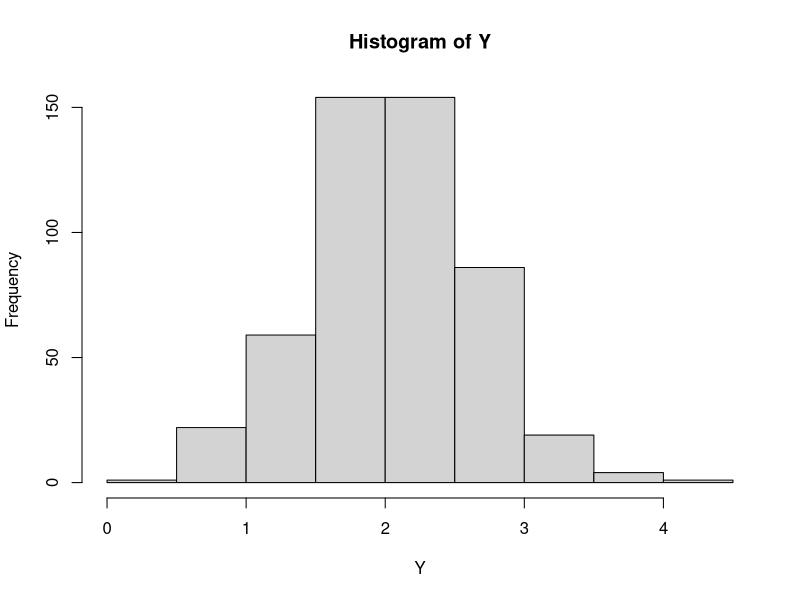
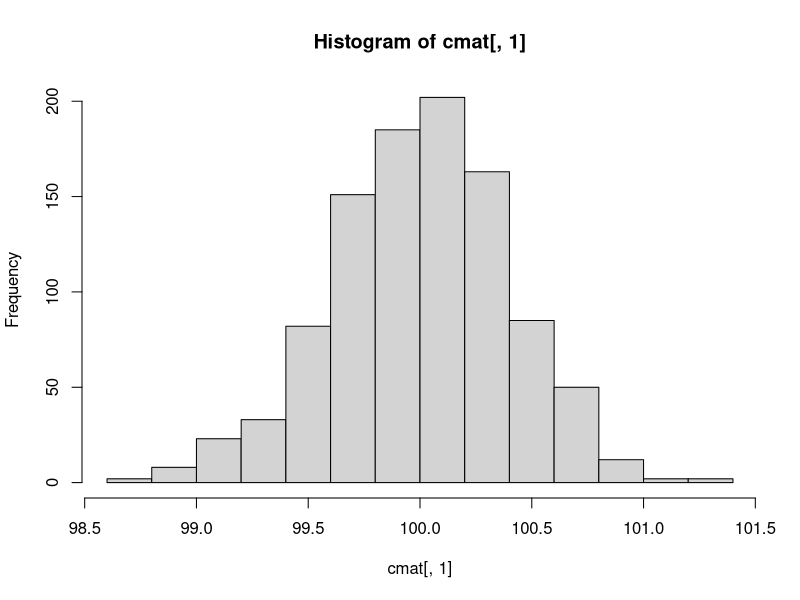

Reproduce these figures in R, in order. (Note: this script raises an error after producing the figures.)
Y<- rep(0,500)
for(i in 1:500)
  {
  X<- rnorm(25,0,1)
  Xstar<- 2+ 3*X
  Y[i]<- mean(Xstar)
}
Y[i]
mean(Y)
hist(Y)
var(Y)


#simulating 1000 random variables for simple linear regression
x<- rnorm(50,50,20)
x
cmat<- matrix(nrow=1000,ncol=2)
for(i in 1:1000)
  {
  u<- rnorm(50,0,1)
  y<- 100+6*x+u
reg<- lm(y~x)
summary(reg)
cmat[i,1]<-reg$coef[[1]]
cmat[i,2]<-reg$coef[[2]]
}

hist(cmat[,1])
var(cmat[,1])
x1<- (reg$resid)^2
cmat[i,3]<- sum(x1)/49

library(MASS)
C<- rnorm(50,2,1)
for(i in 1:1000)
{
v<- mvrnorm(50,0,1) 
uu<- mvrnorm(50,0,1)
B<- C+ v
reg1<- lm(B~C-1)
A<- 0.5*B+u
reg2<- lm(A~B)
}

#Hypothesis testing using Monte Carlo Simulation

xi<- rnorm(50,40,60)
zi<-rnorm(50,25,25)
pi<- rnorm(50,30,20)
cmat2<- 1:5000
for(i in 1:5000){
  epsilon<- rnorm(50,0,4)
  yi= 1+2*xi+0.5*zi+5*pi+epsilon
  regress <-lm(yi~xi+zi)
  v<- vcov(regress)
  v[2,2]
  a<-regress$coef[1]
  b<-regress$coef[2]
  c<- regress$coef[3]

n<- (b*(1-c))-1
d<- sqrt((((1-c)^2)*v[2,2])+ b^2*v[3,3]+2*b*(1-c)*v[3,3])
tstat<- n/d
t1<- abs(tstat)                                              
t1                                              
qt<- abs(qt(c(0.025),47))
qt
if(t1<qt){
  v1=0
}else{
  v1=1
}
v1
cmat2[i]<- v1
}
sum(cmat2)
type1<- sum(cmat2)/5000
type1
